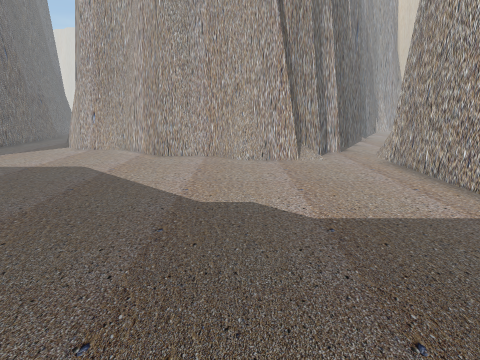
View 1 (above)

16 first-person views from a walk through a 3-D level made in the Unity game engine. The camera is 1.4 m above the floor, tilts 12° down and sees 70° across. The floor is counted in squares, 0.5 m on a side. Each view is taken from the middle of a square. On the plan, view 1 faces up. The plan holds only what a view shows up to about 20 squares ahead; the rest is blank. The place goes on beyond the plan. Some animated figures are not drawn.

View 2
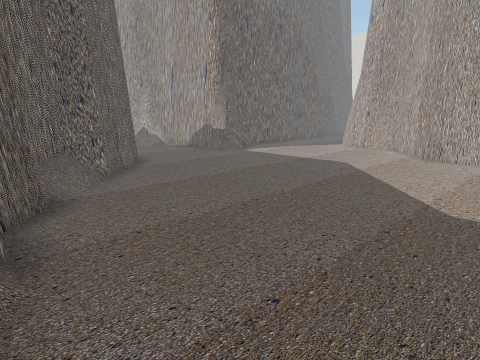

View 3
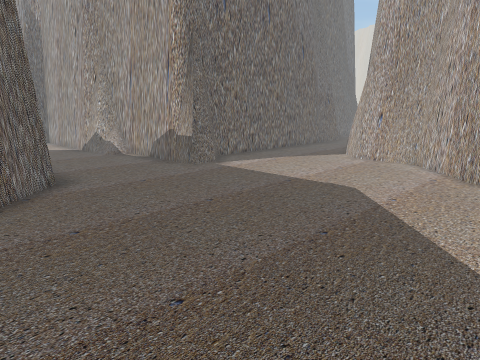

View 4
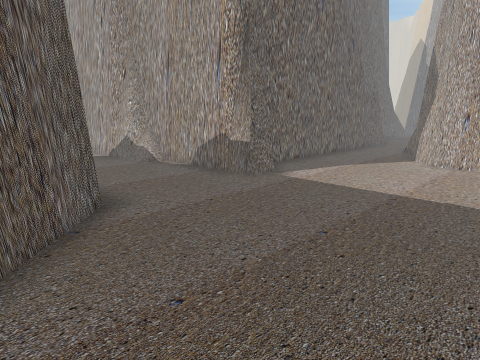

View 5
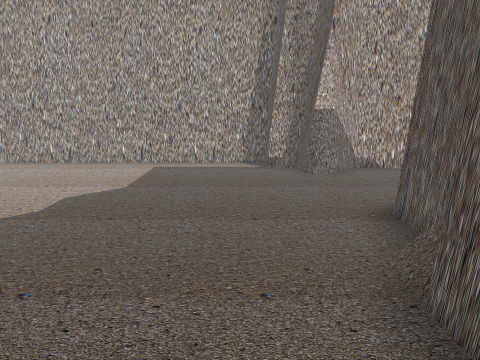

View 6
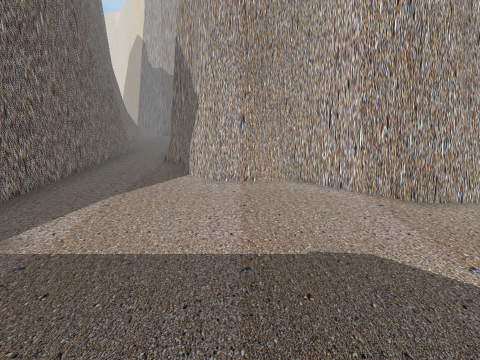

View 7
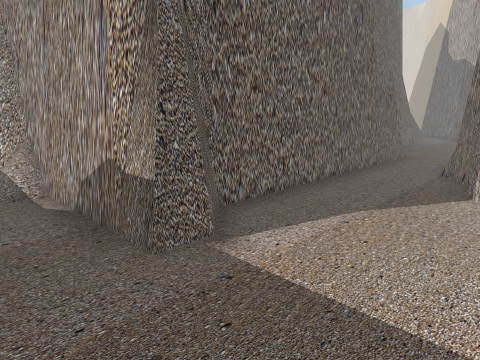

View 8
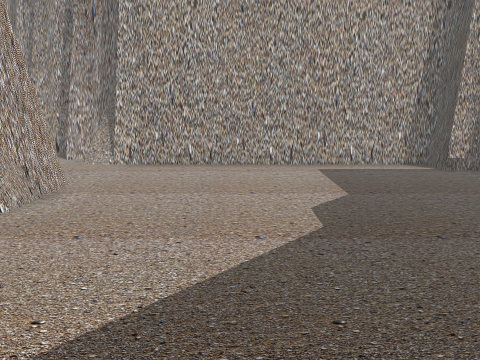

View 9
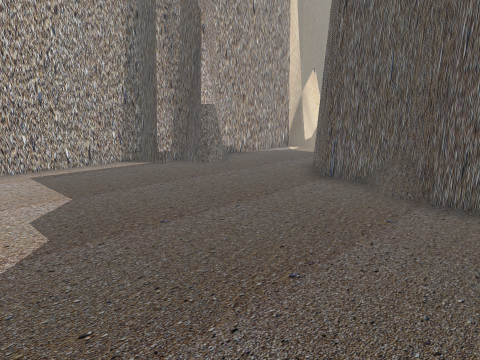

View 10
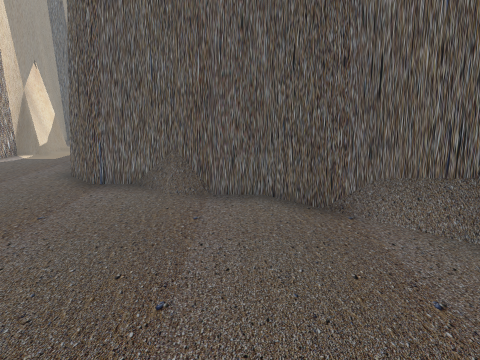

View 11
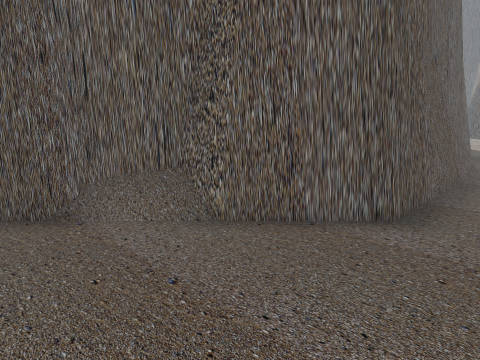

View 12
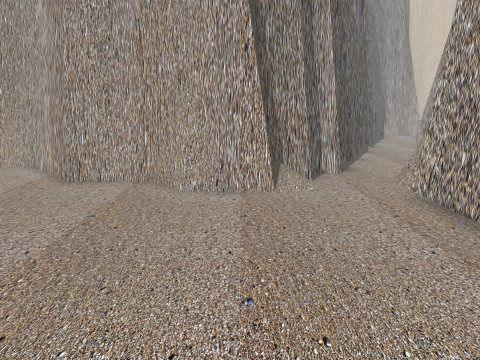

View 13
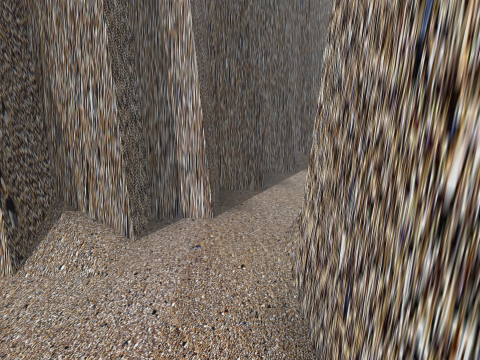

View 14
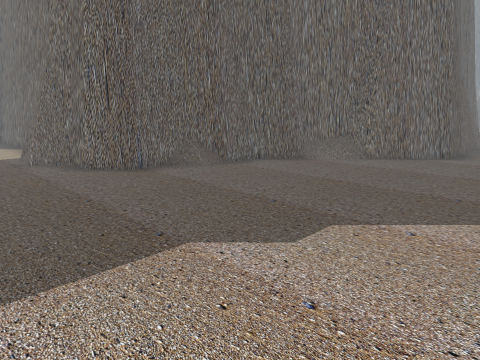

View 15
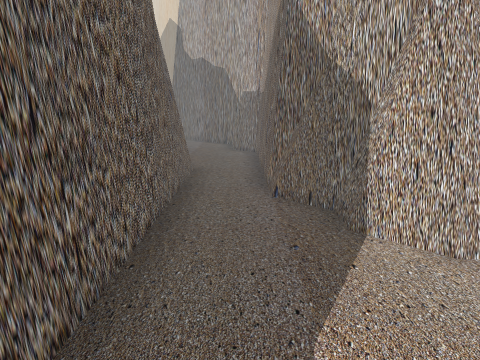

View 16
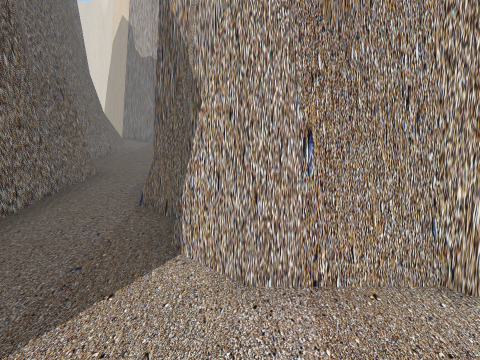

### Floor plan
Key: @ floor where view 1 was taken; # wall or solid block; . floor; / step, stairs or slope; = window, fence, low wall or low ledge.
Columns run from 21 left of view 1 to 8 right of it. Each row starts with its distance up from view 1.
 33     ...#
 32    #=..#
 31    #=..#
 30    #=..#
 29    ##..##
 28    ##..=##
 27    ##...##
 26     #....#
 25     #....##                ###
 24     #....######            #..
 23     #.....====#            #..
 22     #.........##          ##..
 21     #..........##        ##...
 20     #...........###########..#
 19     #...............=####/...=
 18     #................  ==....#
 17     ##.......................#
 16 ######.......................#
 15 #####=.......................#
 14 .............................#
 13 .............................#
 12 .............................#
 11 .............................#
 10 .............................#
  9 ===####......................#
  8 ########.....................#
  7       ##.....................#
  6        ##....................#
  5         #=...................#
  4         ##/..................#
  3          ##=................=#
  2           ###..............=##
  1             #### .........###
  0                ##== .@....###
 -1                 #####.....###
 -2                     ##.....##
 -3                      #.....##

Positions as (right, up) in squares from view 1, and headings:
1: (0, 0), facing up
2: (1, 0), facing up-left
3: (-2, 5), facing up-left
4: (-6, 5), facing up-left
5: (-11, 4), facing right
6: (-10, 10), facing up
7: (-10, 12), facing up-left
8: (-9, 12), facing right
9: (-9, 12), facing down-right
10: (-7, 12), facing down
11: (-7, 12), facing down-left
12: (2, 7), facing up
13: (7, 13), facing up
14: (6, 14), facing down-left
15: (-15, 17), facing up
16: (-11, 18), facing up
